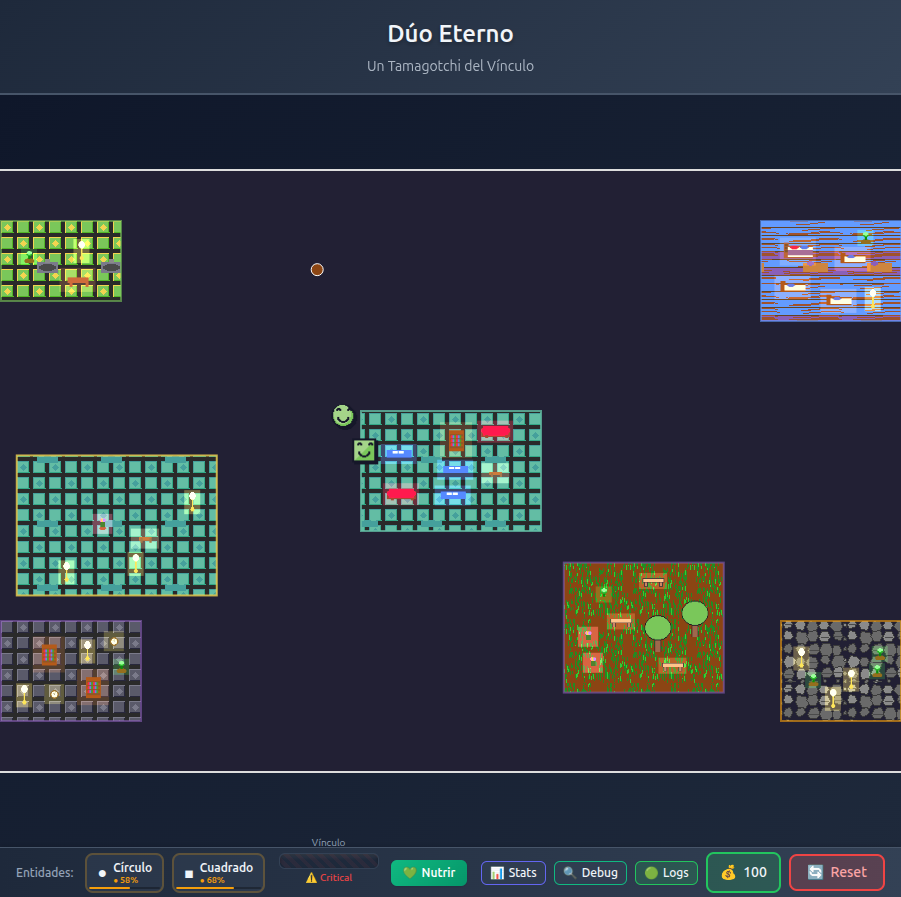
#> input picture .playwright-mcp/audit-initial-state.png, 901 x 897 px
$ python -i create-fantasy-assets.py   (imports and definitions only)
#> lines starting #> are read from the running program, lines starting #| are printed output that depends on the picture
#> further down, picture is the input picture: PIL image 901x897 RGB; mean R, G, B 45, 50.6, 63.7
#!/usr/bin/env python3
# -*- coding: utf-8 -*-
"""
🎨 Fantasy Assets Generator v4.0
Genera assets estáticos con colores fantasía, degradados y efectos mágicos
"""

import argparse
import hashlib
import json
import math
import os
import random
from dataclasses import dataclass, field
from typing import Dict, List, Optional, Tuple

import numpy as np
from PIL import Image, ImageDraw, ImageEnhance, ImageFilter

# ---------- RNG / Paleta Fantasía ----------

def md5_int(s: str) -> int:
    return int(hashlib.md5(s.encode("utf-8")).hexdigest()[:16], 16)

# [5 lines left out: function rng_stream, not called in this run]

def hex_to_rgb(hex_color: str) -> Tuple[int, int, int]:
    h = hex_color[1:] if hex_color.startswith("#") else hex_color
    return int(h[0:2], 16), int(h[2:4], 16), int(h[4:6], 16)

# Paleta fantasía extendida con colores vibrantes y mágicos
FANTASY_PALETTE = {
    # Bases oscuras y neutras
    "void": (12, 8, 20),
    "shadow": (32, 24, 40),
    "charcoal": (52, 44, 60),
    "steel": (72, 84, 96),

    # Maderas mágicas
    "wood_enchanted": (139, 90, 143),
    "wood_mystic": (120, 70, 130),
    "wood_golden": (205, 148, 63),

    # Metales fantásticos
    "metal_silver": (180, 190, 200),
    "metal_gold": (255, 215, 0),
    "metal_copper": (184, 115, 51),
    "metal_mythril": (220, 240, 255),

    # Gemas y cristales
    "crystal_blue": (64, 128, 255),
    "crystal_purple": (148, 0, 211),
    "crystal_green": (50, 205, 50),
    "crystal_red": (255, 69, 0),
    "crystal_pink": (255, 105, 180),

    # Elementos mágicos
    "fire": (255, 140, 0),
    "ice": (173, 216, 230),
    "lightning": (255, 255, 0),
    "poison": (124, 252, 0),
    "shadow_magic": (75, 0, 130),

    # Natureza fantasía
    "grass_magical": (50, 205, 50),
    "leaf_fairy": (144, 238, 144),
    "flower_mystical": (255, 20, 147),
    "water_enchanted": (0, 191, 255),
    "earth_blessed": (139, 69, 19),

    # Textiles mágicos
    "fabric_royal": (72, 61, 139),
    "fabric_celestial": (135, 206, 250),
    "fabric_ethereal": (221, 160, 221),
    "fabric_divine": (255, 215, 0),

    # Luces y resplandores
    "glow_warm": (255, 248, 220),
    "glow_cool": (240, 248, 255),
    "glow_magic": (186, 85, 211),
    "sparkle": (255, 255, 255),

    # Gradientes especiales
    "sunset_1": (255, 94, 77),
    "sunset_2": (255, 154, 0),
    "ocean_1": (0, 119, 190),
    "ocean_2": (0, 180, 216),
    "forest_1": (46, 125, 50),
    "forest_2": (139, 195, 74),
    "galaxy_1": (63, 81, 181),
    "galaxy_2": (156, 39, 176),
}

# Combinaciones de degradados predefinidas
GRADIENT_PRESETS = {
    "sunset": ["sunset_1", "sunset_2"],
    "ocean": ["ocean_1", "ocean_2"],
    "forest": ["forest_1", "forest_2"],
    "galaxy": ["galaxy_1", "galaxy_2"],
    "royal": ["fabric_royal", "crystal_purple"],
    "golden": ["metal_gold", "wood_golden"],
    "mystical": ["crystal_blue", "crystal_purple"],
    "ethereal": ["fabric_ethereal", "glow_magic"],
}

# ---------- Utilidades Mejoradas ----------

def ensure_dir(path: str) -> None:
    os.makedirs(path, exist_ok=True)

def img_rgba(w: int, h: int) -> Image.Image:
    return Image.new("RGBA", (w, h), (0, 0, 0, 0))

# [41 lines left out: function create_gradient, not called in this run]

def add_glow_effect(im: Image.Image, intensity=2, color=(255, 255, 255)) -> Image.Image:
    """Añade efecto de resplandor"""
#> called with intensity = 2, color = (255, 255, 255)
    # Crear máscara de brillo
    alpha = im.split()[-1]
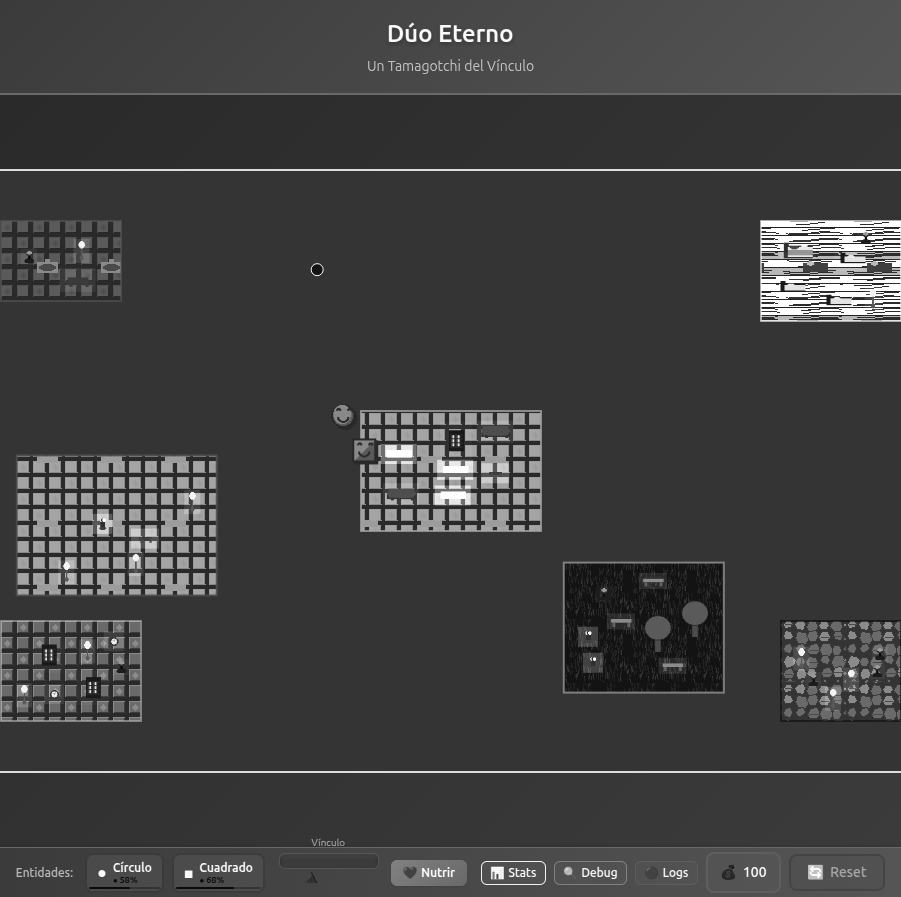
#> alpha: PIL image 901x897 L; min 10, max 255, mean 63.7
    glow = Image.new("RGBA", im.size, color + (0,))
    glow_mask = alpha.filter(ImageFilter.GaussianBlur(radius=intensity))
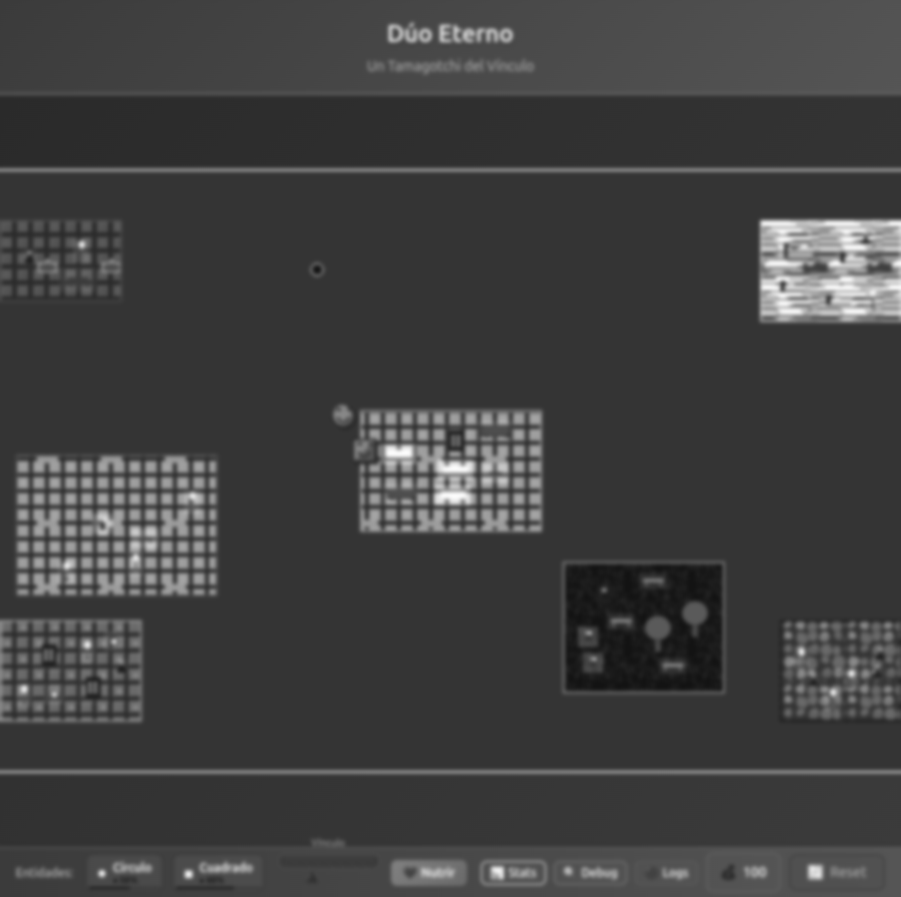
#> glow_mask: PIL image 901x897 L; min 19, max 252, mean 63.7

    # Aplicar brillo
    glow.putalpha(glow_mask)
    result = Image.new("RGBA", im.size, (0, 0, 0, 0))
#> result: PIL image 901x897 RGBA; every value is 0
    result = Image.alpha_composite(result, glow)
#> (the run stopped early here; a loop or call above may not have finished)

$ run again, on .playwright-mcp/duo-eterno-inicial.png
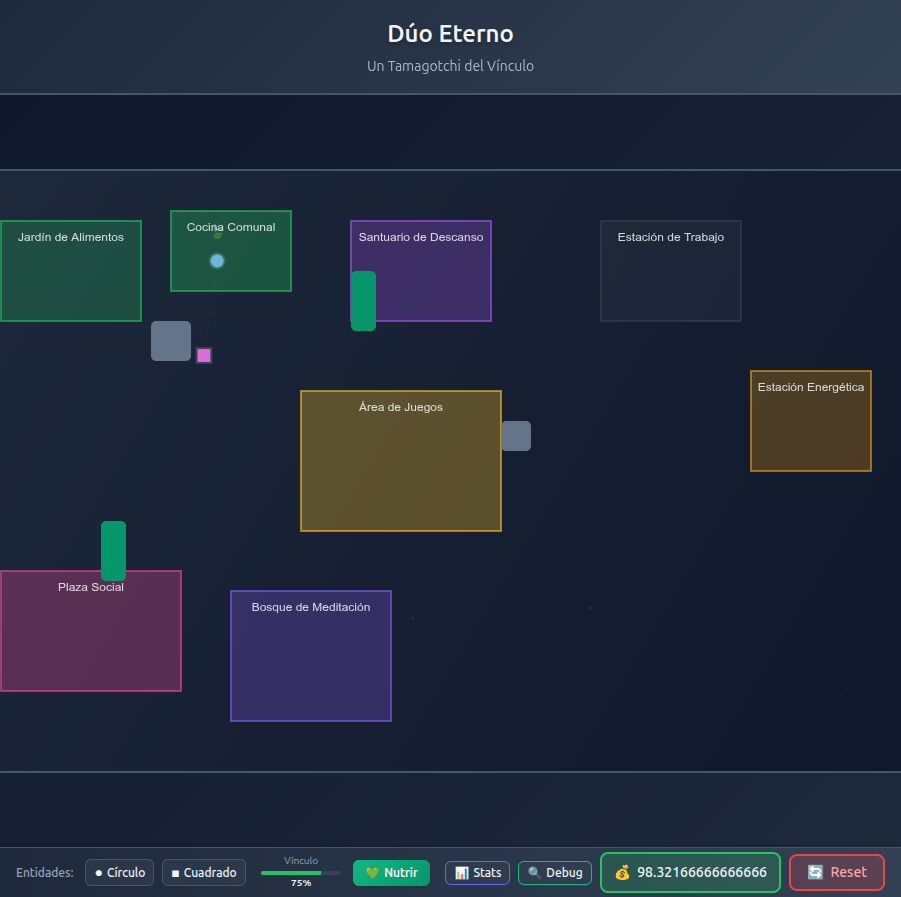
#> input picture .playwright-mcp/duo-eterno-inicial.png, 901 x 897 px
#> picture is the input picture: PIL image 901x897 RGB; mean R, G, B 34.4, 43.2, 59.4
#> in add_glow_effect, `alpha = im.split()[-1]`:
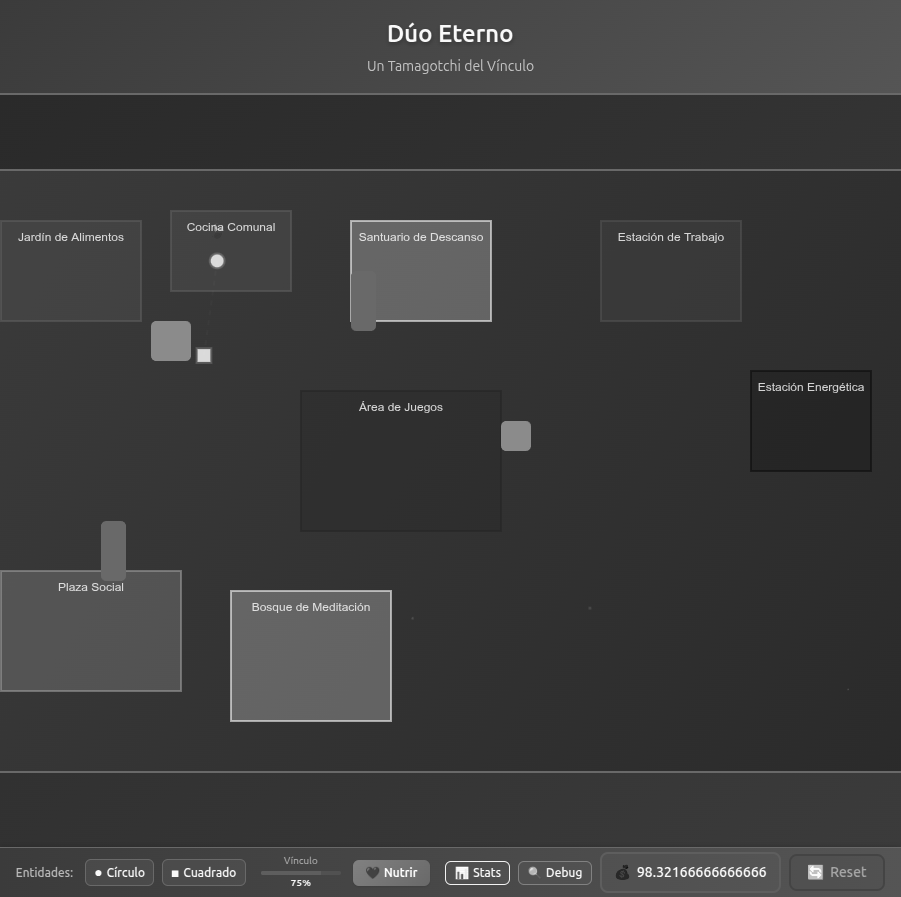
#> alpha: PIL image 901x897 L; min 16, max 255, mean 59.4
#> result: PIL image 901x897 RGBA; every value is 0
